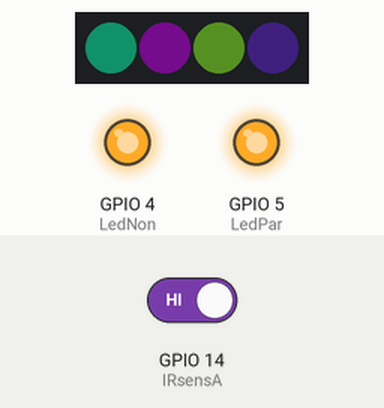
This sketch was run on a simulated ESP8266 (NodeMCU). Parts: 4 RGB LEDs in strip order, left to right, output pins drawn as LEDs (lit = HIGH). Dashed ring = blinking. The inputs (shaded band) are chosen by the test bench; at power-on: GPIO 14 (IRsensA) HIGH. Dim RGB values are drawn brighter than linear; WiFi joins after 1.5 s; servers stay silent unless stated; pins used as bus, display or sensor lines are not drawn; what the sketch prints to the serial monitor is not drawn.

Above: at 2.7 s.
2.8 s: GPIO 14 (IRsensA) driven LOW
At 5.7 s:
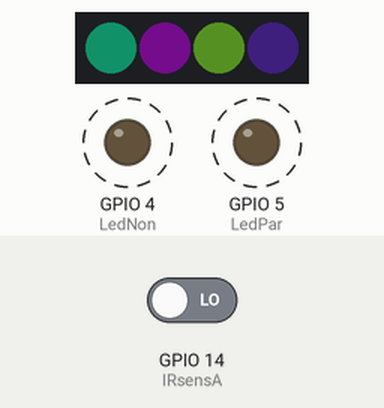
5.8 s: GPIO 14 (IRsensA) driven HIGH
At 6.3 s:
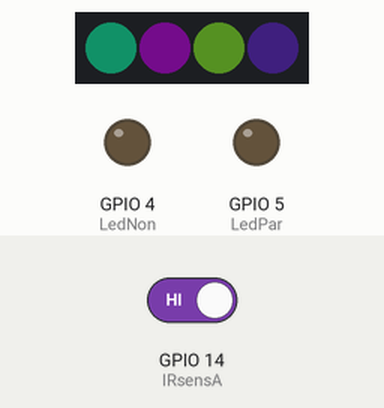
Timing chart, 0 to 8.8 s (numbered marks = the images above; inputs shaded):
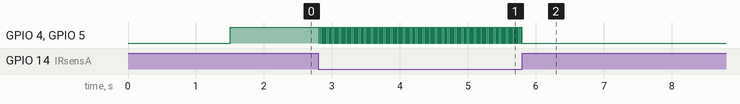

Measured:
- after the input at 2.8 s, GPIO 4 (LedNon), GPIO 5 (LedPar): alternates HIGH for 0.01 s and LOW for 0.01 s, starting at once
- after the input at 5.8 s, GPIO 4 (LedNon), GPIO 5 (LedPar): stops changing and stays LOW

The sketch:

testing.ino
```cpp
#include <ESP8266WiFi.h>
#include <Adafruit_NeoPixel.h>


const int LedPar   = 5;
const int LedNon   = 4;
const int IRsensA  = 14;
//const int IRsensB  = 12;
const int Luces    = 13;
int NUMPIXELS = 4;    // Number of Pixels on the Ring
int BRIGHTNESS = 20;    // Brightness between 0 - 255
int estado         = HIGH;
int retraso        = 10;
const char *ssid = "InterCable3099442";
const char *pass = "mc8fb267a9766";
Adafruit_NeoPixel pixels = Adafruit_NeoPixel(NUMPIXELS, Luces, NEO_GRB + NEO_KHZ800);
WiFiClient Client;

void setup() {
  Serial.begin(9600);
  pinMode(LedPar, OUTPUT);
  pinMode(LedNon, OUTPUT);
  pinMode(IRsensA,INPUT);
  pinMode(Luces, OUTPUT);
//  pinMode(IRsensB,INPUT);
  WiFi.begin(ssid,pass);
  while(WiFi.status() != WL_CONNECTED){
    delay(retraso);
    Serial.print(".");
  }
  Serial.println();
  Serial.println("Connected");
  pixels.begin();
  pixels.show();

  pixels.setBrightness(BRIGHTNESS);
}

void loop() {
  digitalWrite(LedPar,estado);
  digitalWrite(LedNon,estado);
  IR();
  pixels.setPixelColor(0, pixels.Color(25,215,152));
  pixels.setPixelColor(1, pixels.Color(125,15,152));
  pixels.setPixelColor(2, pixels.Color(125,215,52));
  pixels.setPixelColor(3, pixels.Color(25,15,52));
  pixels.show();
  delay(retraso);
}

void Telegram(){

}

void IR(){
  int entrada = digitalRead(IRsensA);
   if (entrada == LOW)
  {
    estado = !estado;
    digitalWrite(Luces, estado);
    digitalWrite(LedPar, estado);
    digitalWrite(LedNon, estado);
  }
}
```
